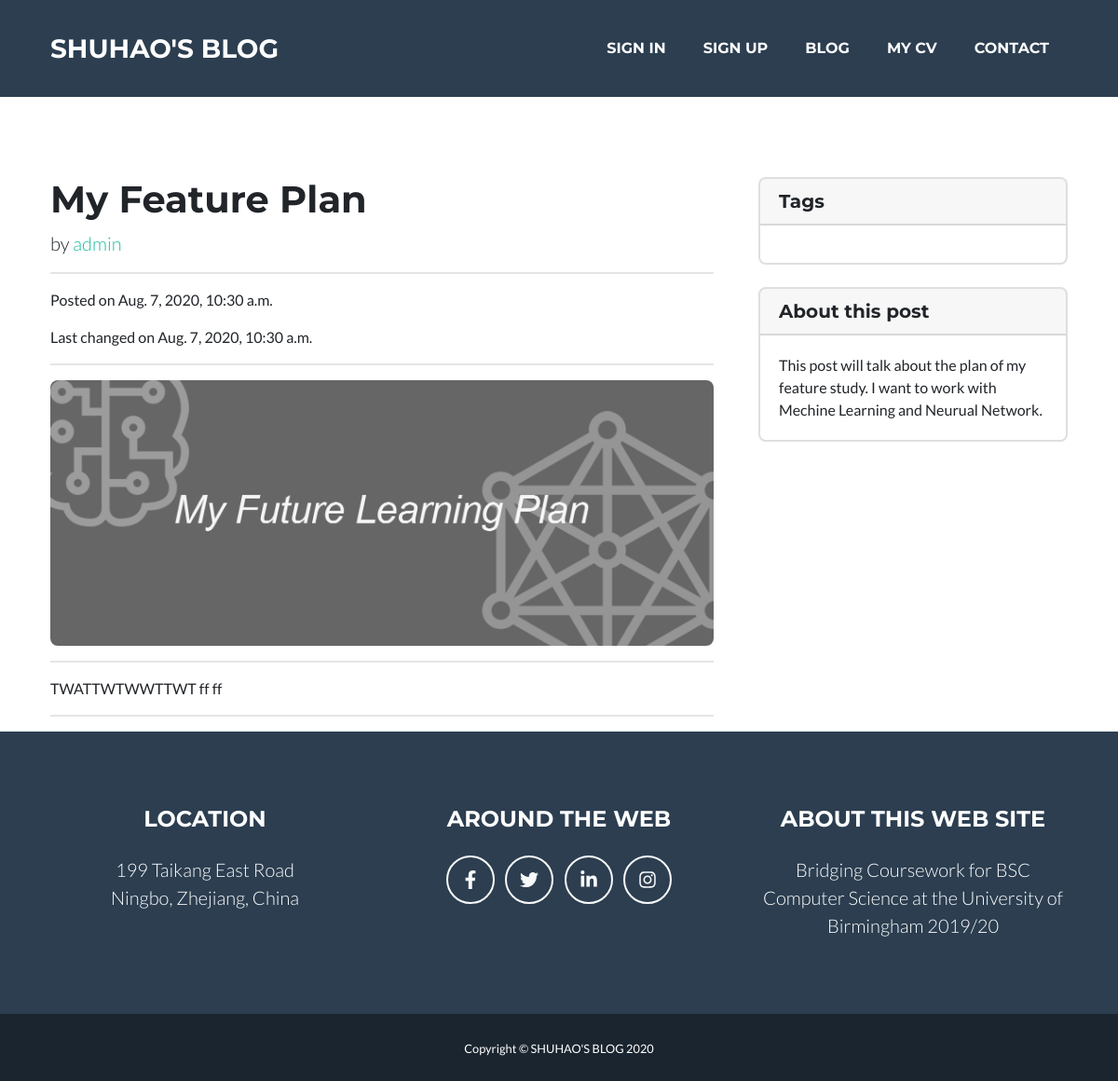
Page /post/4/ on the earlier database version.
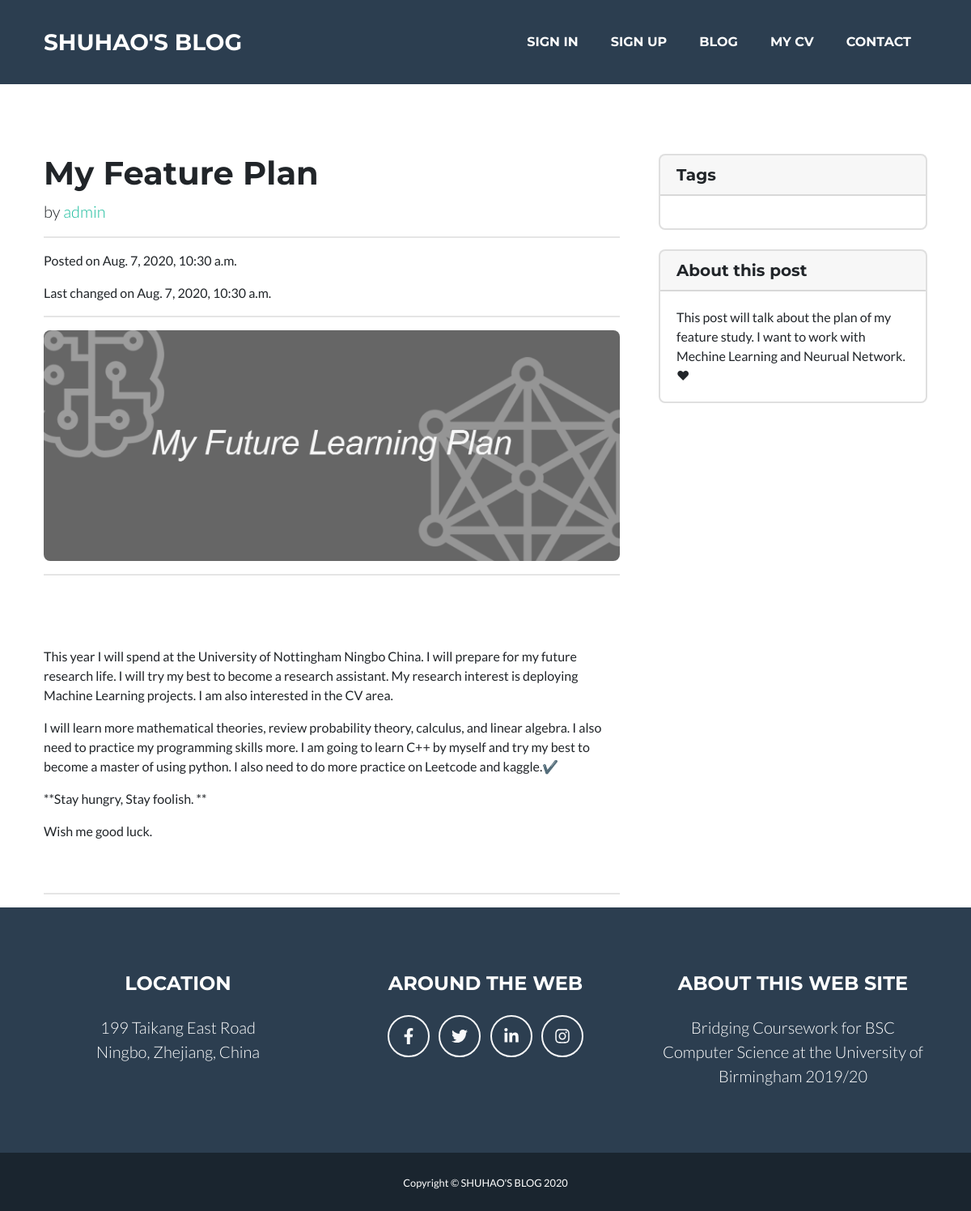
Same page on the later database version.
### blog/models.py (models this page shows, shortened)
class Post(models.Model):
    author = models.ForeignKey(User, on_delete=models.CASCADE)
    header_img = models.ImageField(null = True, blank=True, upload_to="images/")
    title = models.CharField(max_length=50)
    excerpt = models.CharField(max_length=500, blank = True)
    text = models.TextField()
    created_date = models.DateTimeField(default=timezone.now)
    published_date = models.DateTimeField(blank=True, null=True)
    category = models.ForeignKey(Category, on_delete=models.CASCADE)
    tags = models.ManyToManyField(Tag, blank=True)
    is_slide = models.BooleanField(default=False)

### blog/views.py (the view)
# urls.py: path('post/<int:pk>/', views.post_detail, name='post_detail'),
def post_detail(request, pk):
    post = get_object_or_404(Post, pk=pk)
    post.text = markdown.markdown(post.text, extensions=[
        'markdown.extensions.extra',
        'markdown.extensions.codehilite',
        'markdown.extensions.toc',
    ])
    return render(request, 'blog/post_detail.html', {'post': post})

### blog/templates/blog/post_detail.html (shortened to what this page needs)
{% extends 'blog/base.html' %}
{% load static %}
{% block content %}
<div class="container" style="padding-top: 110px;">
    <div class="row">
        <div class="col-lg-8">
            <h1 class="mt-4">{{post.title}}</h1>
            <p class="lead">
                by
                <a href="#">{{post.author}}</a>
            </p>
            <hr>
            <p>Posted on {{post.created_date}}</p>
            <p>Last changed on {{post.published_date}}</p>
            <hr>
            {% if post.header_img %}
            <img class="img-fluid rounded" src="{{ post.header_img.url }}" alt="Header Image">
            {% endif %}
            <hr>
            <p class="lead">{{post.text|safe}}</p>
            <hr>
        </div>
        <div class="col-md-4">
            <div class="card my-4">
                <h5 class="card-header">Tags</h5>
                <div class="card-body">
                </div>
            </div>
            <div class="card my-4">
                <h5 class="card-header">About this post</h5>
                <div class="card-body">
                    {{post.excerpt|linebreaksbr}}
                </div>
            </div>
        </div>
    </div>
</div>
{% endblock %}

Differences in the rows shown:
changed Post "My Feature Plan": text "TWATTWTWWTTWT ff ff" → "This year I will spend at the University of Nottingham Ningbo China. I will prepare for my future research life. I will try my best to become a research assistant. My research interest is deploying Machine Learning projects. I am also interested in the CV area. I will learn more mathematical theories, review probability theory, calculus, and linear algebra. I also need to practice my programming skills more. I am going to learn C++ by myself and try my best to become a master of using python. I also need to do more practice on Leetcode and kaggle.✔ **Stay hungry, Stay foolish. ** Wish me good luck."; excerpt "This post will talk about the plan of my feature study. I want to work with Mechine Learning and Neurual Network." → "This post will talk about the plan of my feature study. I want to work with Mechine Learning and Neurual Network.❤"
